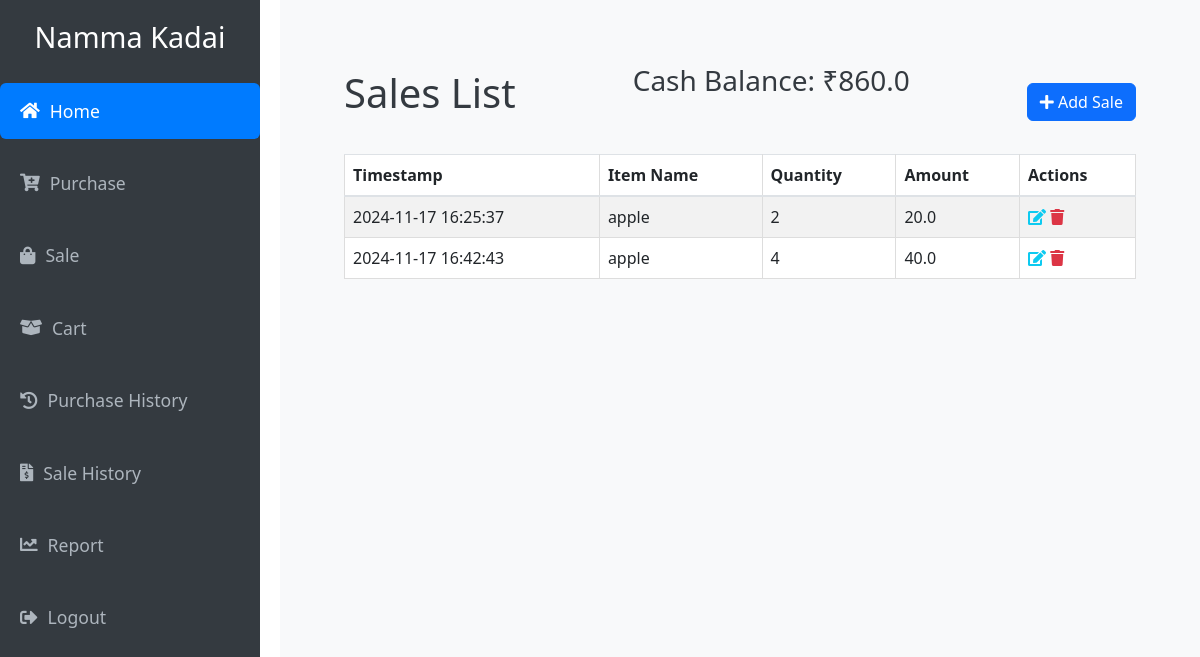
The app's page /sale (signed in), older data.
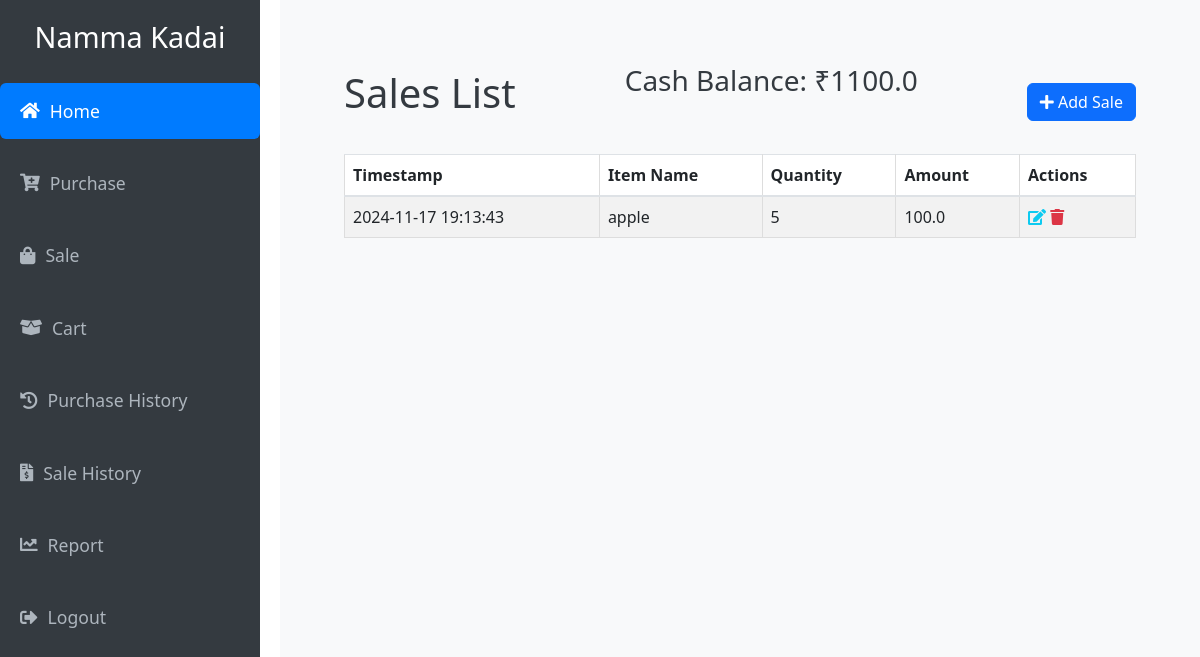
The same page, newer data.
### Namma_Kadai/models.py (models this page shows)
class Company(db.Model):
    id = db.Column(db.Integer, primary_key=True)
    company_name = db.Column(db.String(150),unique=True, nullable=False)
    cash_balance = db.Column(db.Float, nullable=False, default=1000.00)
    user_id = db.Column(db.Integer, db.ForeignKey('user.id'), nullable=False)
    purchases = db.relationship('Purchase', backref='company_purchase', lazy=True)
    items = db.relationship('Item', backref='company', lazy=True)
    sales = db.relationship('Sales', backref='sales_company', lazy=True)

class Sales(db.Model):
    id = db.Column(db.Integer, primary_key=True)
    item_id = db.Column(db.Integer, db.ForeignKey('item.id'), nullable=False)
    company_id = db.Column(db.Integer, db.ForeignKey('company.id'), nullable=False)
    qty = db.Column(db.Integer, nullable=False)
    rate = db.Column(db.Float, nullable=False)
    amount = db.Column(db.Float, nullable=False)
    timestamp = db.Column(db.DateTime, default=lambda: datetime.now(pytz.timezone('Asia/Kolkata')))
    item = db.relationship('Item', backref='sales_records', lazy=True)
    company = db.relationship('Company', backref='company_sales', lazy=True)

class Item(db.Model):
    id = db.Column(db.Integer, primary_key=True)
    item_name = db.Column(db.String(150), nullable=False)
    qty = db.Column(db.Integer, nullable=False, default=0)
    rate = db.Column(db.Float, nullable=False,)  # New field for the rate of the item
    company_id = db.Column(db.Integer, db.ForeignKey('company.id'), nullable=False)
    sales = db.relationship('Sales', backref='item_relation', lazy=True)

### Namma_Kadai/routes.py (the view)
@app.route('/sale',methods=['GET','POST'])
@login_required
def sale_list():
    company_id = current_user.companies.id  # Assuming the current_user has a 'companies' relationship
    sales = Sales.query.filter_by(company_id=company_id).all()
    return render_template('sale_list.html', sales=sales)

### Namma_Kadai/routes.py (called while the page is built)
@login_manager.user_loader
def load_user(user_id):
    return User.query.get(int(user_id))

### Namma_Kadai/templates/sale_list.html (shortened to what this page needs)
{% extends "base.html" %}
{% block content %}
<div class="container">
    <div class="d-flex justify-content-between align-items-center my-4">
        <h1>Sales List</h1>
        {% if current_user.is_authenticated %}
        <div class="row mb-4">
            <div class="col-md-12 text-right">
                <h3>Cash Balance: ₹{{ current_user.companies.cash_balance }}</h3>
            </div>
        </div>
        {% endif %}
        <a href="{{url_for('add_sale')}}" class="btn btn-primary">
            <i class="fas fa-plus"></i> Add Sale
        </a>
    </div>
    <table class="table table-striped">
        <thead>
            <tr>
                <th>Timestamp</th>
                <th>Item Name</th>
                <th>Quantity</th>
                <th>Amount</th>
                <th>Actions</th>
            </tr>
        </thead>
        <tbody>
            {% for sale in sales %}
            <tr>
                <td>{{ sale.timestamp.strftime('%Y-%m-%d %H:%M:%S') }}</td>
                <td>{{ sale.item.item_name }}</td>
                <td>{{ sale.qty }}</td>
                <td>{{ sale.amount }}</td>
                <td class="table-actions">
                    <a href="#" class="text-info"><i class="fas fa-edit"></i></a>
                    <a href="#" class="text-danger"><i class="fas fa-trash"></i></a>
                </td>
            </tr>
            {% endfor %}
        </tbody>
    </table>
</div>
{% endblock %}

### Namma_Kadai/templates/base.html (shortened to what this page needs)
<!DOCTYPE html>
<html lang="en">
<head>
    <link href="https://stackpath.bootstrapcdn.com/bootstrap/4.5.2/css/bootstrap.min.css" rel="stylesheet">
    <link href="https://cdnjs.cloudflare.com/ajax/libs/font-awesome/5.15.4/css/all.min.css" rel="stylesheet">
<link href="https://cdn.jsdelivr.net/npm/bootstrap@5.3.0/dist/css/bootstrap.min.css" rel="stylesheet">
</head>
<body>
    {% if current_user.is_authenticated %}
    <div class="sidebar">
        <h3>{{ current_user.companies.company_name }}</h3>
        <nav class="nav flex-column">
            <a class="nav-link active" href="{{ url_for('home') }}"><i class="fas fa-home"></i> Home</a>
            <a class="nav-link" href="{{ url_for('add_purchases') }}"><i class="fas fa-cart-plus"></i> Purchase</a>
            <a class="nav-link" href="{{ url_for('add_sale') }}"><i class="fas fa-shopping-bag"></i> Sale</a>
            <a class="nav-link" href="{{ url_for('cart') }}"><i class="fas fa-box-open"></i> Cart</a>
            <a class="nav-link" href="{{ url_for('purchase_list') }}"><i class="fas fa-history"></i> Purchase History</a>
            <a class="nav-link" href="{{ url_for('sale_list') }}"><i class="fas fa-file-invoice-dollar"></i> Sale History</a>
            <a class="nav-link" href="{{ url_for('inventory_report') }}"><i class="fas fa-chart-line"></i> Report</a>
            <a class="nav-link" href="{{ url_for('logout') }}"><i class="fas fa-sign-out-alt"></i> Logout</a>
        </nav>
    </div>
    {% endif %}
    <div class="content">
        <div class="container mt-4">
            {% block content %}{% endblock %}
        </div>
    </div>
</body>
</html>

Row changes from the older to the newer data that the page shows:
removed Sales: timestamp "2024-11-17 16:42:43", item.item_name "apple", qty "4", amount "40.0"
changed Company "Namma Kadai": companies.cash_balance "860.0" → "1100.0"
changed Sales "apple": timestamp "2024-11-17 16:25:37" → "2024-11-17 19:13:43"; qty "2" → "5"; amount "20.0" → "100.0"
